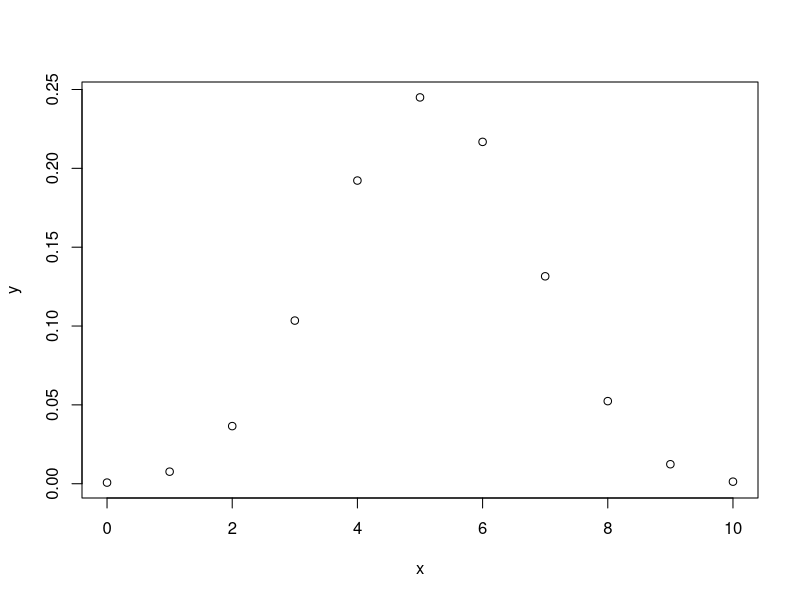
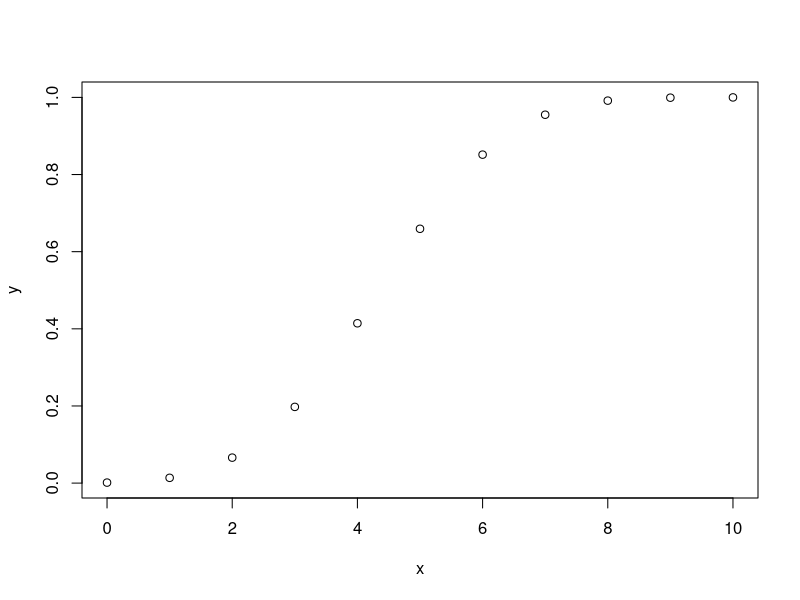
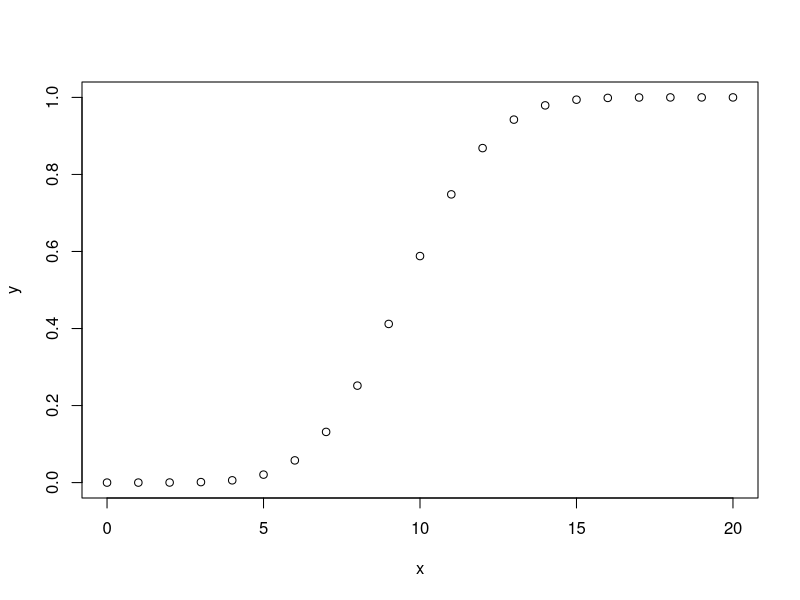

Source code (R) for these figures, in order:
## ---- chunk 1
library(MASS)
rv <- Cars93
set.seed(100)
rv2 <- sample(1:nrow(rv), 40)
training1 <- rv[rv2,]
testing2 <- rv[-rv2,]
write.csv(training1, file = "training1.csv")
write.csv(testing2, file = "testing2.csv")
sum(training1$Origin=="USA")
sum(training1$Origin=="non-USA")
## ---- chunk 2
smallsamp <- sample(c("B","G"),size = 10,replace = TRUE, prob = c(0.515, 0.485))
largesamp <- sample(c("B","G"),size = 10000,replace = TRUE, prob = c(0.515, 0.485))
table(smallsamp)
table(largesamp)
## ---- chunk 3
sb <- dbinom(3, size = 10, c(0.515, 0.485))
sb2 <- pbinom(8,size = 10,c(0.515, 0.485))
n <- 10
x <- 0:10
y <- dbinom(x,size = n,prob = 0.515)
plot(x,y)

n <- 10
x <- 0:10
y <- pbinom(x,size = n,prob = 0.485)
plot(x,y)
## ---- chunk 4
n <- 20
x <- 0:20
y <- pbinom(x,size = n,prob = 0.5)
plot(x,y)
